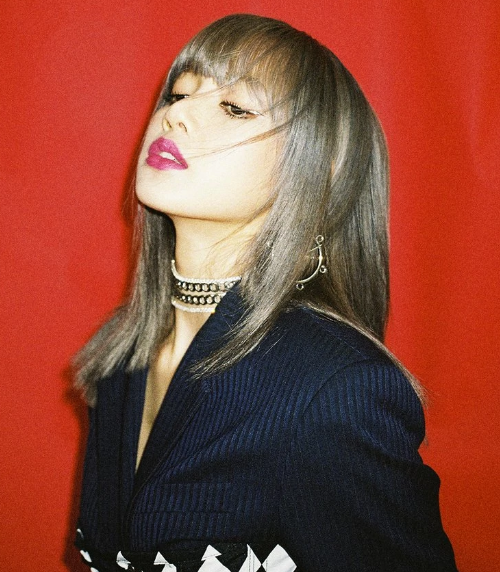
#> input picture Python/lisa.png, 500 x 572 px
$ python circulo.py
#> lines starting #> are read from the running program, lines starting #| are printed output that depends on the picture; after the words box and inside, x2 and y2 are one past the last pixel; in counts of white or black regions, pixels touching at a corner belong together
import cv2
import numpy as np
import matplotlib.pyplot as plt


a=cv2.imread("lisa.png");
#> a is the input picture: shape (572, 500, 3); mean B, G, R 55.6, 70.2, 139.4
n=(a.shape[0])
#> n = 572
m=(a.shape[1])
#> m = 500
c=np.zeros((n,m))
c1=np.zeros((n,m))
d=np.zeros((n,m))
d1=np.zeros((n,m))
e=np.zeros(a.shape[:3], np.uint8)

for i in range (a.shape[0]):
	for j in range(a.shape[1]):
		m=((i-(a.shape[0]/2))**2 +((a.shape[1]/2)-j) **2)**	(0.5)
		if(m<10):
		    c1[i,j]=1
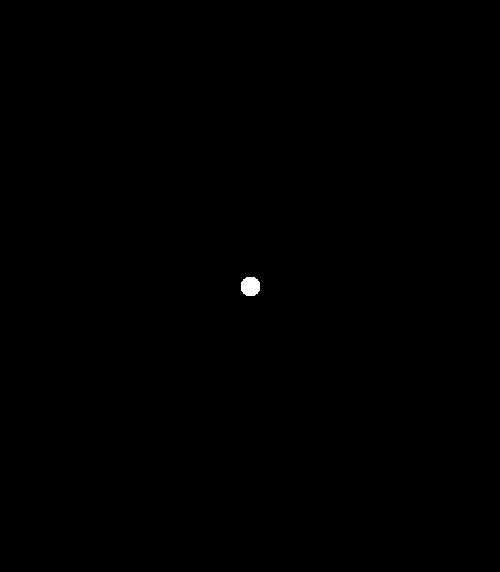
#> c1: shape (572, 500) float64; values 0 (black) and 1 (white), 0.11% white; 1 white region, box (x1, y1, x2, y2) and area: (241, 277, 260, 296) 305

plt.figure(2)
plt.imshow(c1, cmap='gray')

for i in range(3):
	c=(np.fft.fft2(a[:,:,i]))
	c=np.fft.fftshift(c)
	d=c1*c
	d1=np.fft.ifft2(d)
	e[:,:,i]=abs(d1)
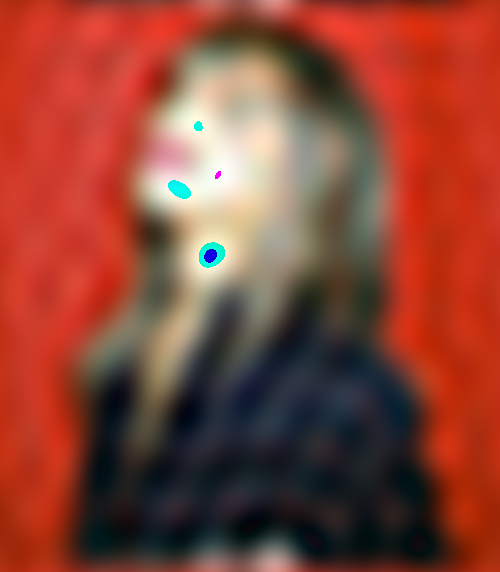
#> e: shape (572, 500, 3); mean B, G, R 55.1, 69.6, 138.2

plt.figure(5)
w=np.hstack((a,e))
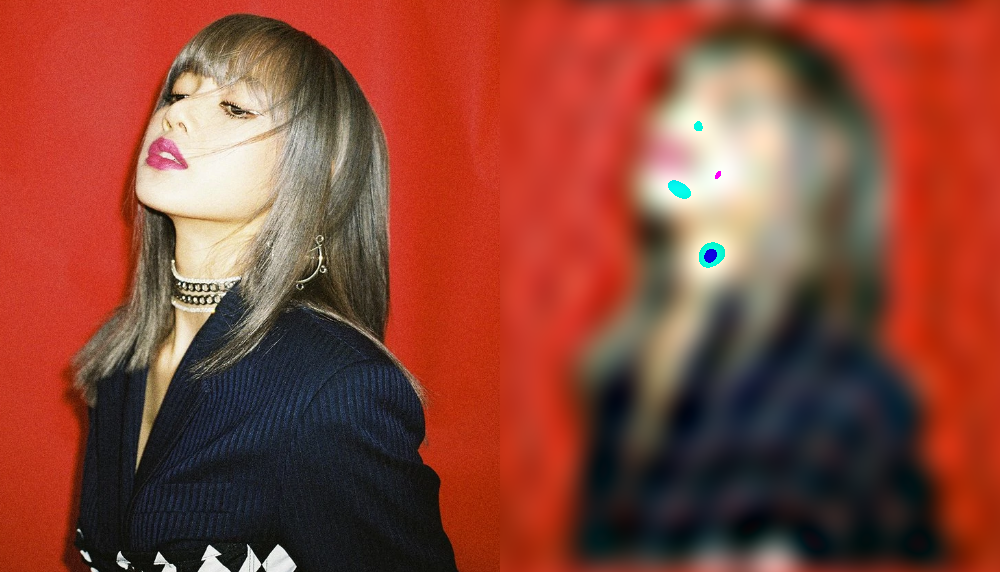
#> w: shape (572, 1000, 3); mean B, G, R 55.4, 69.9, 138.8
plt.imshow(cv2.cvtColor(w, cv2.COLOR_BGR2RGB))
plt.show()
